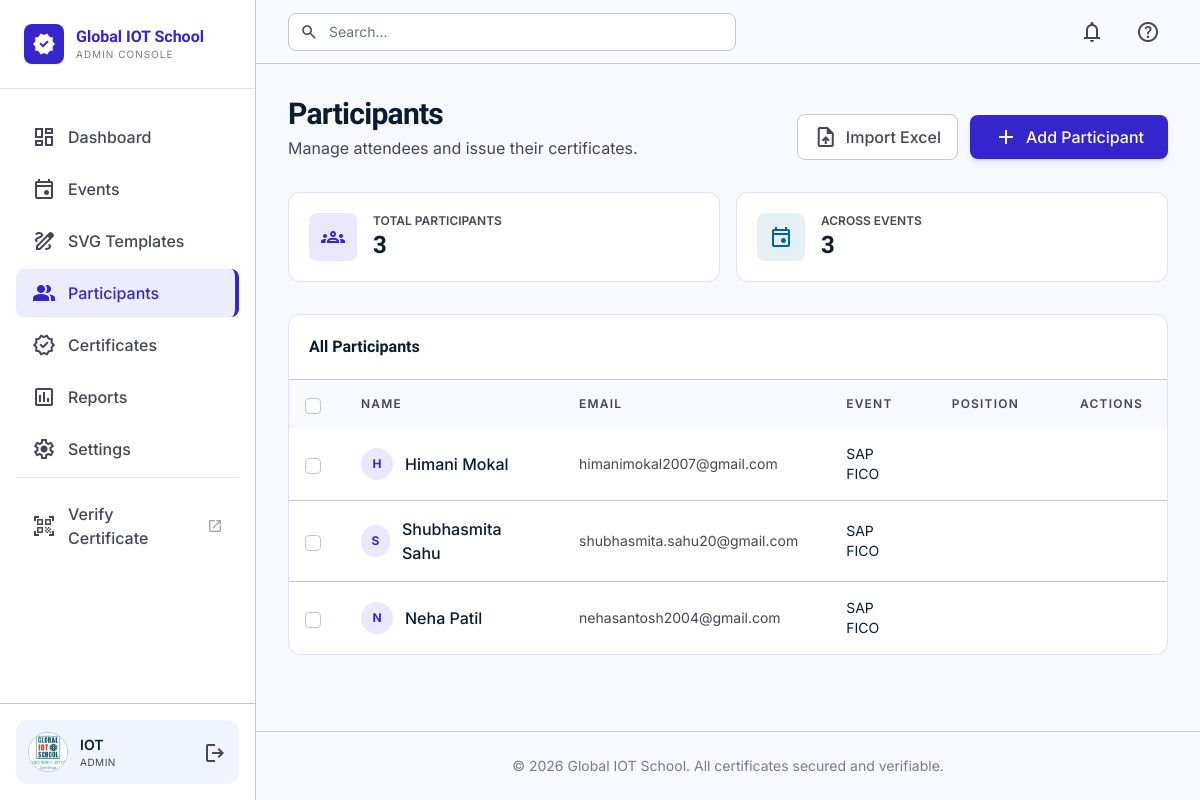
/participants (signed in), run on the app's committed database.
### tables this page shows
CREATE TABLE admins(

    id INTEGER PRIMARY KEY AUTOINCREMENT,

    username TEXT NOT NULL,

    email TEXT NOT NULL,

    password TEXT NOT NULL,

    profile_pic TEXT,

    created_at TEXT

);

CREATE TABLE participants(

    id INTEGER PRIMARY KEY AUTOINCREMENT,

    event_id INTEGER NOT NULL,

    name TEXT NOT NULL,

    email TEXT NOT NULL,

    college TEXT,

    department TEXT,

    position TEXT,

    created_at TEXT,

    FOREIGN KEY(event_id) REFERENCES events(id)

);

CREATE TABLE events(

    id INTEGER PRIMARY KEY AUTOINCREMENT,

    event_name TEXT NOT NULL,

    event_date TEXT,

    organizer TEXT,

    venue TEXT,

    description TEXT,

    template_name TEXT,

    status TEXT,

    created_at TEXT

, template_id INTEGER);

### routes/participants.py (the view)
@participants_bp.route("/participants")
@login_required
def participants_list():
    participants = get_all_participants()
    events = get_all_events()
    return render_template(
        "participants.html",
        participants=participants,
        total_participants=len(participants),
        total_events=len(events)
    )

### app.py (called while the page is built)
@app.before_request
def load_logged_in_admin():
    admin_id = session.get("admin_id")
    g.admin = get_admin_by_id(admin_id) if admin_id else None

### database/db.py (called while the page is built)
def get_connection():
    conn = sqlite3.connect(DATABASE)
    conn.row_factory = sqlite3.Row
    return conn

### database/models.py (called while the page is built)
def get_all_events():
    conn = get_connection()
    cursor = conn.cursor()
    cursor.execute("SELECT * FROM events ORDER BY event_date DESC")
    events = cursor.fetchall()
    conn.close()
    return events

def get_all_participants():
    conn = get_connection()
    cursor = conn.cursor()
    cursor.execute("""
        SELECT participants.*, events.event_name, events.template_name
        FROM participants
        JOIN events ON participants.event_id = events.id
        ORDER BY participants.id DESC
    """)
    participants = cursor.fetchall()
    conn.close()
    return participants

def get_admin_by_id(admin_id):
    conn = get_connection()
    cursor = conn.cursor()
    cursor.execute("SELECT * FROM admins WHERE id=?", (admin_id,))
    admin = cursor.fetchone()
    conn.close()
    return admin

### templates/participants.html (shortened to what this page needs)
{% extends "layouts/base.html" %}
{% block content %}
<div class="flex justify-between items-end mb-8">
    <div>
        <h1 class="text-3xl font-heading font-bold text-on-surface tracking-tight">Participants</h1>
        <p class="text-on-surface-variant mt-1">Manage attendees and issue their certificates.</p>
    </div>
    <div class="flex items-center gap-3">
        <a href="{{ url_for('participants.upload_excel') }}"
           class="flex items-center gap-2 px-4 py-2.5 rounded-lg border border-outline-variant bg-white text-on-surface-variant hover:bg-surface-container-low transition-colors font-medium">
            <span class="material-symbols-outlined">upload_file</span>
            Import Excel
        </a>
        <a href="{{ url_for('participants.add_participant') }}"
           class="flex items-center gap-2 bg-primary text-on-primary px-6 py-2.5 rounded-lg font-medium hover:bg-primary-container transition-all shadow-md active:scale-95">
            <span class="material-symbols-outlined">add</span>
            Add Participant
        </a>
    </div>
</div>
<div class="grid grid-cols-1 md:grid-cols-2 gap-4 mb-8">
    <div class="bento-card p-5 rounded-xl flex items-center gap-4">
        <div class="w-12 h-12 rounded-lg bg-primary/10 text-primary flex items-center justify-center">
            <span class="material-symbols-outlined">groups</span>
        </div>
        <div>
            <p class="text-xs text-on-surface-variant uppercase font-semibold">Total Participants</p>
            <p class="text-2xl font-heading font-bold">{{ total_participants }}</p>
        </div>
    </div>
    <div class="bento-card p-5 rounded-xl flex items-center gap-4">
        <div class="w-12 h-12 rounded-lg bg-secondary/10 text-secondary flex items-center justify-center">
            <span class="material-symbols-outlined">event</span>
        </div>
        <div>
            <p class="text-xs text-on-surface-variant uppercase font-semibold">Across Events</p>
            <p class="text-2xl font-heading font-bold">{{ total_events }}</p>
        </div>
    </div>
</div>
<div class="bento-card rounded-xl overflow-hidden">
    <div class="p-5 border-b border-outline-variant flex justify-between items-center">
        <h2 class="font-heading font-semibold text-on-surface">All Participants</h2>
    </div>
    <div class="overflow-x-auto">
        <table class="w-full text-left border-collapse">
            <thead>
                <tr class="bg-surface-container-low/50">
                    <th class="px-4 py-3 w-10">
                        <input type="checkbox" id="selectAllCheckbox"
                               class="w-4 h-4 rounded border-outline-variant text-primary focus:ring-primary/30"
                               {% if not participants %}disabled{% endif %}>
                    </th>
                    <th class="px-6 py-3 text-xs font-semibold uppercase tracking-widest text-on-surface-variant">Name</th>
                    <th class="px-6 py-3 text-xs font-semibold uppercase tracking-widest text-on-surface-variant">Email</th>
                    <th class="px-6 py-3 text-xs font-semibold uppercase tracking-widest text-on-surface-variant">Event</th>
                    <th class="px-6 py-3 text-xs font-semibold uppercase tracking-widest text-on-surface-variant">Position</th>
                    <th class="px-6 py-3 text-xs font-semibold uppercase tracking-widest text-on-surface-variant text-right">Actions</th>
                </tr>
            </thead>
            <tbody class="divide-y divide-outline-variant">
                {% for p in participants %}
                <tr class="hover:bg-surface-container-low/50 transition-colors group" data-participant-row="{{ p['id'] }}">
                    <td class="px-4 py-4">
                        <input type="checkbox" class="participant-checkbox w-4 h-4 rounded border-outline-variant text-primary focus:ring-primary/30"
                               value="{{ p['id'] }}">
                    </td>
                    <td class="px-6 py-4">
                        <div class="flex items-center gap-3">
                            <div class="h-8 w-8 rounded-full bg-primary/10 flex items-center justify-center text-primary text-xs font-bold">
                                {{ p["name"][0] | upper }}
                            </div>
                            <span class="font-medium text-on-surface">{{ p["name"] }}</span>
                        </div>
                    </td>
                    <td class="px-6 py-4 text-sm text-on-surface-variant">{{ p["email"] }}</td>
                    <td class="px-6 py-4 text-sm text-on-surface">{{ p["event_name"] }}</td>
                    <td class="px-6 py-4 text-sm text-on-surface-variant">{{ p["position"] }}</td>
                    <td class="px-6 py-4 text-right">
                    </td>
                </tr>
                {% else %}
                <tr>
                    <td colspan="6" class="px-6 py-10 text-center text-on-surface-variant">
                        No participants yet. Add one manually or import from Excel.
                    </td>
                </tr>
                {% endfor %}
            </tbody>
        </table>
    </div>
</div>
{% endblock %}

### templates/layouts/base.html (shortened to what this page needs)
<!DOCTYPE html>
<html lang="en">
<head>
<script src="https://cdn.tailwindcss.com?plugins=forms,container-queries"></script>
</head>
<body class="bg-surface text-on-surface font-body">
<aside class="fixed left-0 top-0 h-full w-64 bg-surface-container-lowest border-r border-outline-variant flex flex-col z-50">
    <div class="p-6 flex items-center gap-3 border-b border-outline-variant/50">
        <div class="w-10 h-10 bg-primary flex items-center justify-center rounded-lg shadow-sm">
            <span class="material-symbols-outlined text-white" style="font-variation-settings: 'FILL' 1;">verified</span>
        </div>
        <div class="flex flex-col">
            <span class="font-heading font-bold text-primary leading-tight">Global IOT School</span>
            <span class="text-[10px] uppercase tracking-widest text-on-surface-variant/70">Admin Console</span>
        </div>
    </div>
    <nav class="flex-1 px-4 py-6 space-y-1 overflow-y-auto">
        {% set nav_items = [
            ("dashboard", "dashboard", "Dashboard"),
            ("events.events", "event", "Events"),
            ("templates.templates_list", "draw", "SVG Templates"),
            ("participants.participants_list", "group", "Participants"),
            ("certificates_gen.certificates_list", "verified", "Certificates"),
            ("reports", "assessment", "Reports"),
            ("settings", "settings", "Settings")
        ] %}
        {% for endpoint, icon, label in nav_items %}
        <a href="{{ url_for(endpoint) }}"
           class="flex items-center gap-3 px-4 py-3 rounded-lg font-medium transition-colors
                  {% if request.endpoint == endpoint %}
                      text-primary bg-primary-container/10 border-r-4 border-primary
                  {% else %}
                      text-on-surface-variant hover:text-primary hover:bg-surface-container-low
                  {% endif %}">
            <span class="material-symbols-outlined" {% if request.endpoint == endpoint %}style="font-variation-settings: 'FILL' 1;"{% endif %}>{{ icon }}</span>
            <span>{{ label }}</span>
        </a>
        {% endfor %}
        <div class="pt-3 mt-3 border-t border-outline-variant/50">
            <a href="{{ url_for('verify.verify_search') }}" target="_blank" rel="noopener"
               class="flex items-center gap-3 px-4 py-3 rounded-lg font-medium text-on-surface-variant hover:text-primary hover:bg-surface-container-low transition-colors">
                <span class="material-symbols-outlined">qr_code_scanner</span>
                <span>Verify Certificate</span>
                <span class="material-symbols-outlined text-[16px] ml-auto opacity-50">open_in_new</span>
            </a>
        </div>
    </nav>
    {% if g.admin %}
    <div class="p-4 border-t border-outline-variant">
        <div class="flex items-center gap-3 p-3 rounded-xl bg-surface-container-low">
            {% if g.admin["profile_pic"] %}
            <img src="{{ url_for('static', filename='uploads/' + g.admin['profile_pic']) }}"
                class="w-10 h-10 rounded-full object-cover border border-outline-variant">
            {% else %}
            <div class="w-10 h-10 rounded-full bg-primary/10 text-primary flex items-center justify-center font-bold">
                {{ g.admin["username"][0] | upper }}
            </div>
            {% endif %}
            <div class="flex-1 overflow-hidden">
                <p class="text-sm font-semibold truncate">{{ g.admin["username"] }}</p>
                <p class="text-[10px] text-on-surface-variant uppercase tracking-wider">Admin</p>
            </div>
            <a href="{{ url_for('auth.logout') }}" class="text-on-surface-variant hover:text-error transition-colors" title="Logout">
                <span class="material-symbols-outlined">logout</span>
            </a>
        </div>
    </div>
    {% endif %}
</aside>
<div class="ml-64 min-h-screen flex flex-col">
    <header class="sticky top-0 z-40 h-16 bg-surface-bright border-b border-outline-variant px-8 flex justify-between items-center">
        <div class="flex-1 flex items-center">
            <div class="relative w-full max-w-md">
                <span class="material-symbols-outlined absolute left-3 top-1/2 -translate-y-1/2 text-on-surface-variant text-lg">search</span>
                <input class="w-full bg-surface-container-lowest border border-outline-variant rounded-lg pl-10 pr-4 py-2 text-sm focus:outline-none focus:ring-2 focus:ring-primary/20 focus:border-primary transition-all"
                       placeholder="Search..." type="text">
            </div>
        </div>
        <div class="flex items-center gap-4">
            <button class="p-2 text-on-surface-variant hover:text-primary transition-colors">
                <span class="material-symbols-outlined">notifications</span>
            </button>
            <button class="p-2 text-on-surface-variant hover:text-primary transition-colors">
                <span class="material-symbols-outlined">help</span>
            </button>
        </div>
    </header>
    <main class="p-8 max-w-[1280px] mx-auto w-full flex-1">
        {% block content %}{% endblock %}
    </main>
    <footer class="mt-auto px-8 py-6 border-t border-outline-variant text-center">
        <p class="text-sm text-on-surface-variant opacity-70">© 2026 Global IOT School. All certificates secured and verifiable.</p>
    </footer>
</div>
</body>
</html>

### templates/layouts/base.html (style rules this page uses)
.material-symbols-outlined { font-variation-settings: 'FILL' 0, 'wght' 400, 'GRAD' 0, 'opsz' 24; vertical-align: middle; }
.bento-card { background: #ffffff; border: 1px solid #e2dfff; transition: all 0.2s ease; }

### data on the page
admins: profile_pic (picture), admin.username "IOT"
participants: name "H", name "Himani Mokal", email "himanimokal2007@gmail.com", event_name "SAP FICO"
participants: name "S", name "Shubhasmita Sahu", email "shubhasmita.sahu20@gmail.com", event_name "SAP FICO"
participants: name "N", name "Neha Patil", email "nehasantosh2004@gmail.com", event_name "SAP FICO"

### other printed values
{{ label }} "Dashboard" "Events" "SVG Templates" "Participants" "Certificates" "Reports" "Settings"
{{ total_participants }} "3"
{{ total_events }} "3"
